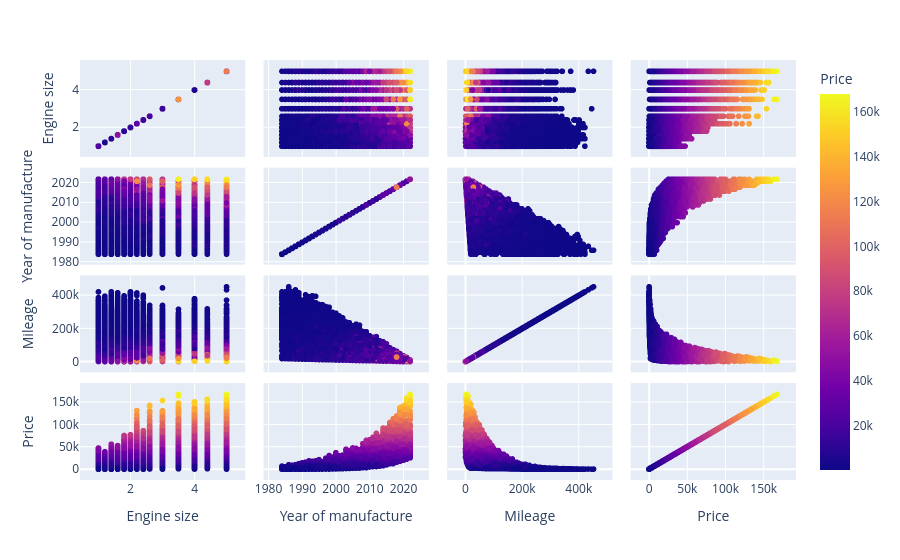

The cell this chart's notebook holds for it:
### Code cell
fig_pair = px.scatter_matrix(
    df[["Engine size", "Year of manufacture", "Mileage", "Price"]],
    dimensions=["Engine size", "Year of manufacture", "Mileage", "Price"],
    color="Price"
)
fig_pair.show()

### Figure 1 — Plotly figure (JSON) as saved in the notebook; plotly's stock layout.template omitted (floating-point values rounded to 4 significant figures; data arrays with more than 128 entries replaced by an {"elided": "..."} marker saying what was removed)
{"data": [{"dimensions": [{"axis": {"matches": true}, "label": "Engine size", "values": {"elided": "50000 float values"}}, {"axis": {"matches": true}, "label": "Year of manufacture", "values": {"elided": "50000 int values"}}, {"axis": {"matches": true}, "label": "Mileage", "values": {"elided": "50000 int values"}}, {"axis": {"matches": true}, "label": "Price", "values": {"elided": "50000 int values"}}], "hovertemplate": "%{xaxis.title.text}=%{x}<br>%{yaxis.title.text}=%{y}<br>Price=%{marker.color}<extra></extra>", "legendgroup": "", "marker": {"color": {"elided": "50000 int values"}, "coloraxis": "coloraxis", "symbol": "circle"}, "name": "", "showlegend": false, "type": "splom"}], "layout": {"coloraxis": {"colorbar": {"title": {"text": "Price"}}, "colorscale": [[0, "#0d0887"], [0.1111, "#46039f"], [0.2222, "#7201a8"], [0.3333, "#9c179e"], [0.4444, "#bd3786"], [0.5556, "#d8576b"], [0.6667, "#ed7953"], [0.7778, "#fb9f3a"], [0.8889, "#fdca26"], [1, "#f0f921"]]}, "dragmode": "select", "legend": {"tracegroupgap": 0}, "margin": {"t": 60}}}
